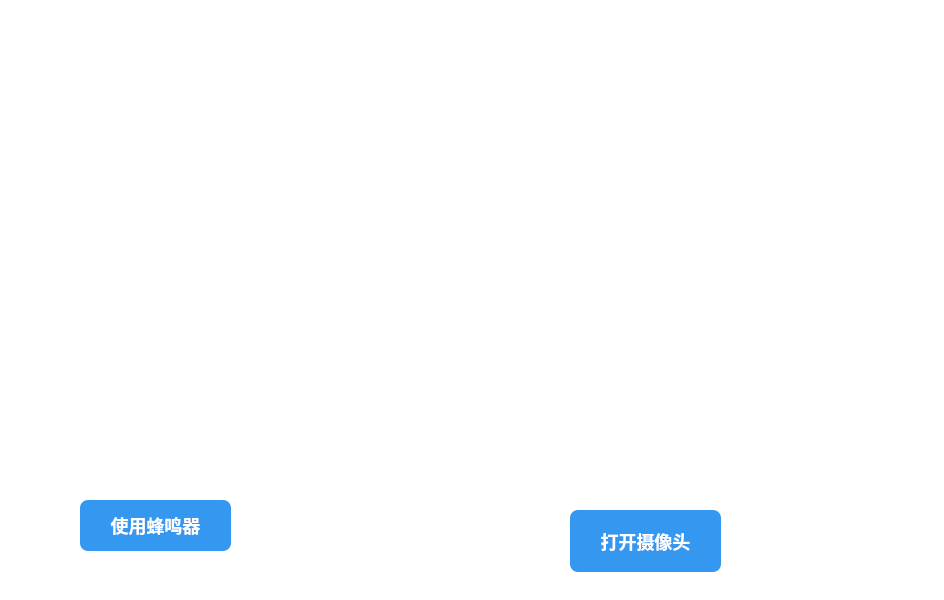
<?xml version="1.0" encoding="UTF-8"?>
<ui version="4.0">
 <class>Camera</class>
 <widget class="QWidget" name="Camera">
  <property name="geometry">
   <rect>
    <x>0</x>
    <y>0</y>
    <width>944</width>
    <height>600</height>
   </rect>
  </property>
  <property name="minimumSize">
   <size>
    <width>944</width>
    <height>600</height>
   </size>
  </property>
  <property name="maximumSize">
   <size>
    <width>944</width>
    <height>600</height>
   </size>
  </property>
  <property name="windowTitle">
   <string>Form</string>
  </property>
  <property name="styleSheet">
   <string notr="true">/* ===== 主窗口全局 ===== */
#Camera {
    background-color: transparent; /* 保留背景图 */
    font-family: &quot;微软雅黑&quot;, &quot;思源黑体&quot;, sans-serif;
}

/* 全局所有文字 统一白色 */
QLabel {
    font-size: 16px;
    color: #ffffff;
}

/* ===== 左侧距离预警卡片 ===== */
#widget {
    background-color: transparent;
	border-radius: 14px;
    border: none;
}

/* 主标题 */
QLabel#label_title {
    font-size: 36px;
    font-weight: 900;
    color: #ffffff;
}

/* 标题：后方障碍物相对距离 */
QLabel#label_tips {
    font-size: 24px;
    font-weight: 700;
    color: #ffffff;
}

/* 核心超大距离数字 */
QLabel#label_distance {
    font-size: 72px;
    font-weight: 900;
    color: #ffffff;
}

/* 警示小字：距离过近 */
QLabel#tip_warning {
    font-size: 22px;
    font-weight: bold;
    color: #ffffff;
}

/* 底部状态：蜂鸣器：已启用 */
QLabel#status_buzzer {
    font-size: 16px;
    color: #ffffff;
}

/* ===== 右侧摄像头画面卡片 —— 新加高级半透明底色 ===== */
#widget_2 {
    background-color: rgba(30, 30, 50, 0.6); /* 半透深蓝灰底色 */
    border-radius: 14px;
    border: 1px solid rgba(255, 255, 255, 0.2); /* 柔和白边 */
}

/* 标题：倒车影像视频画面 */
QLabel#label_introduce {
    font-size: 26px;
    font-weight: 700;
    color: #ffffff;
}

/* 右上角：摄像头：未开启 */
QLabel#camera_status {
    font-size: 15px;
    color: #ffffff;
}

/* 视频预览黑屏区域 —— 加半透底色 */
#camera_widget {
    border-radius: 8px;
    border: 1px solid rgba(255, 255, 255, 0.3);
}

/* ===== 所有按钮样式 ===== */
QPushButton {
    background-color: #3498f0;
    color: #ffffff;
    border: none;
    border-radius: 8px;
    padding: 10px 24px;
    font-size: 18px;
    font-weight: 600;
}

QPushButton:hover {
    background-color: #2187e0;
}

QPushButton:pressed {
    background-color: #1965c0;
}

/* 打开摄像头按钮 */
QPushButton#btn_camera_on {
    font-size: 18px;
    min-height: 42px;
}</string>
  </property>
  <widget class="QWidget" name="widget_02" native="true">
   <property name="geometry">
    <rect>
     <x>20</x>
     <y>90</y>
     <width>281</width>
     <height>501</height>
    </rect>
   </property>
   <property name="styleSheet">
    <string notr="true"/>
   </property>
   <widget class="QLabel" name="label_distance">
    <property name="geometry">
     <rect>
      <x>40</x>
      <y>70</y>
      <width>221</width>
      <height>111</height>
     </rect>
    </property>
    <property name="text">
     <string>100m</string>
    </property>
   </widget>
   <widget class="QLabel" name="tip_warning">
    <property name="geometry">
     <rect>
      <x>40</x>
      <y>190</y>
      <width>191</width>
      <height>51</height>
     </rect>
    </property>
    <property name="text">
     <string>距离过近，请减速</string>
    </property>
   </widget>
   <widget class="QPushButton" name="pushButton">
    <property name="geometry">
     <rect>
      <x>60</x>
      <y>410</y>
      <width>151</width>
      <height>51</height>
     </rect>
    </property>
    <property name="text">
     <string>使用蜂鸣器</string>
    </property>
   </widget>
   <widget class="QWidget" name="layoutWidget">
    <property name="geometry">
     <rect>
      <x>0</x>
      <y>10</y>
      <width>281</width>
      <height>42</height>
     </rect>
    </property>
    <layout class="QHBoxLayout" name="horizontalLayout_2">
     <item>
      <widget class="QLabel" name="label">
       <property name="minimumSize">
        <size>
         <width>40</width>
         <height>40</height>
        </size>
       </property>
       <property name="maximumSize">
        <size>
         <width>40</width>
         <height>40</height>
        </size>
       </property>
       <property name="styleSheet">
        <string notr="true">border-image: url(:/img/雷达.png);</string>
       </property>
       <property name="text">
        <string/>
       </property>
      </widget>
     </item>
     <item>
      <widget class="QLabel" name="label_tips">
       <property name="text">
        <string>后方障碍物相对距离</string>
       </property>
      </widget>
     </item>
    </layout>
   </widget>
   <widget class="QWidget" name="layoutWidget">
    <property name="geometry">
     <rect>
      <x>10</x>
      <y>320</y>
      <width>201</width>
      <height>32</height>
     </rect>
    </property>
    <layout class="QHBoxLayout" name="horizontalLayout_3">
     <item>
      <widget class="QLabel" name="label_buzzer">
       <property name="minimumSize">
        <size>
         <width>30</width>
         <height>30</height>
        </size>
       </property>
       <property name="maximumSize">
        <size>
         <width>30</width>
         <height>30</height>
        </size>
       </property>
       <property name="styleSheet">
        <string notr="true">border-image: url(:/img/声音.png);</string>
       </property>
       <property name="text">
        <string/>
       </property>
      </widget>
     </item>
     <item>
      <widget class="QLabel" name="status_buzzer">
       <property name="text">
        <string>蜂鸣器已启用</string>
       </property>
      </widget>
     </item>
    </layout>
   </widget>
  </widget>
  <widget class="QWidget" name="widget_03" native="true">
   <property name="geometry">
    <rect>
     <x>320</x>
     <y>100</y>
     <width>611</width>
     <height>491</height>
    </rect>
   </property>
   <property name="styleSheet">
    <string notr="true"/>
   </property>
   <widget class="QWidget" name="camera_widget" native="true">
    <property name="geometry">
     <rect>
      <x>30</x>
      <y>50</y>
      <width>561</width>
      <height>351</height>
     </rect>
    </property>
    <property name="styleSheet">
     <string notr="true"/>
    </property>
   </widget>
   <widget class="QPushButton" name="btn_camera_on">
    <property name="geometry">
     <rect>
      <x>250</x>
      <y>410</y>
      <width>151</width>
      <height>62</height>
     </rect>
    </property>
    <property name="text">
     <string>打开摄像头</string>
    </property>
   </widget>
   <widget class="QLabel" name="camera_status">
    <property name="geometry">
     <rect>
      <x>470</x>
      <y>20</y>
      <width>111</width>
      <height>20</height>
     </rect>
    </property>
    <property name="text">
     <string>摄像头：未开启</string>
    </property>
   </widget>
   <widget class="QWidget" name="layoutWidget">
    <property name="geometry">
     <rect>
      <x>10</x>
      <y>0</y>
      <width>256</width>
      <height>42</height>
     </rect>
    </property>
    <layout class="QHBoxLayout" name="horizontalLayout">
     <item>
      <widget class="QLabel" name="label_video_icon">
       <property name="minimumSize">
        <size>
         <width>40</width>
         <height>40</height>
        </size>
       </property>
       <property name="maximumSize">
        <size>
         <width>40</width>
         <height>40</height>
        </size>
       </property>
       <property name="styleSheet">
        <string notr="true">border-image: url(:/img/视频 (2).png);</string>
       </property>
       <property name="text">
        <string/>
       </property>
      </widget>
     </item>
     <item>
      <widget class="QLabel" name="label_introduce">
       <property name="text">
        <string>倒车影像视频画面</string>
       </property>
      </widget>
     </item>
    </layout>
   </widget>
  </widget>
  <widget class="QWidget" name="widget_01" native="true">
   <property name="geometry">
    <rect>
     <x>-40</x>
     <y>0</y>
     <width>971</width>
     <height>91</height>
    </rect>
   </property>
   <widget class="QLabel" name="label_title">
    <property name="geometry">
     <rect>
      <x>50</x>
      <y>10</y>
      <width>321</width>
      <height>41</height>
     </rect>
    </property>
    <property name="text">
     <string>倒车影像</string>
    </property>
   </widget>
  </widget>
 </widget>
 <resources/>
 <connections/>
</ui>
